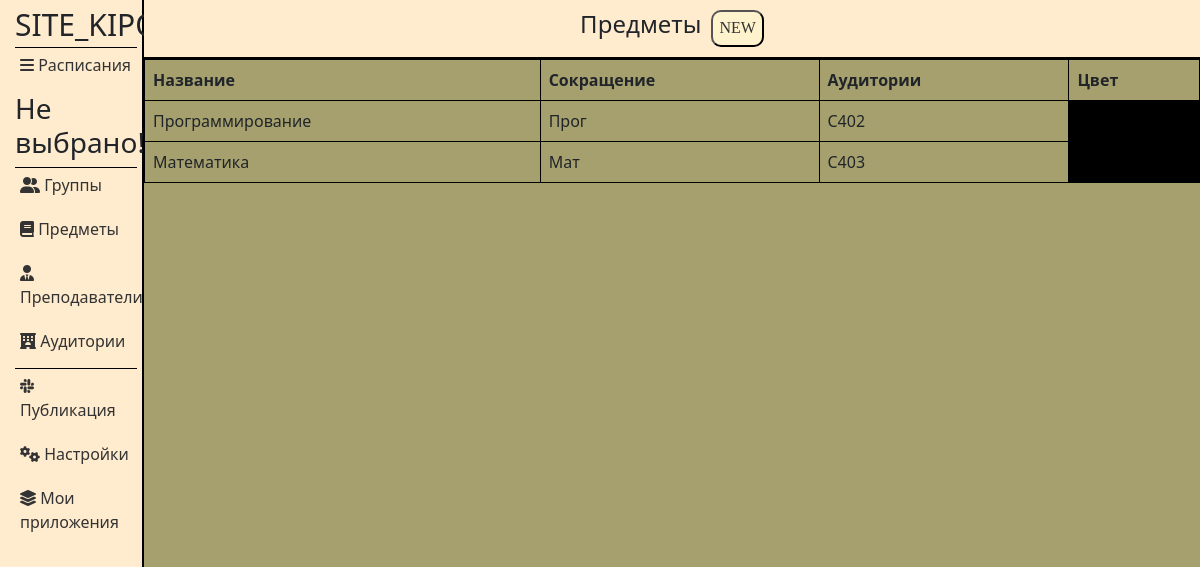
The page /applications/12/subjects/ on the database its author committed.
### applications/models.py (models this page shows, shortened)
class Subjects(models.Model):
    title = models.CharField('Название', max_length=50)
    abbreviation = models.CharField('Сокращение', max_length=50)
    cabinets = models.CharField('Аудитории', max_length=50)
    color = models.CharField('Цвет', max_length=50)
    application_id = models.ForeignKey(Applications, on_delete=models.CASCADE, related_name='Subjects')
    class Meta:
        verbose_name = 'Предмет'
        verbose_name_plural = 'Предметы'

### applications/views.py (the view)
def subjects(request, app_id):
    return handle_form(request, app_id, Subjects, SubjectsForm, 'applications/subjects.html')

### applications/models.py (called while the page is built)
    def __str__(self):
        return self.title

### applications/views.py (called while the page is built)
def find_week_title(request):
    week_title = None
    if request.COOKIES.get('selectedElementId'):
        sched_id = request.COOKIES.get('selectedElementId')
        sched_instance = Schedules.objects.get(id=sched_id)
        week_title = sched_instance.title
    else:
        week_title = 'Не выбрано!'
    return week_title

### applications/templates/applications/subjects.html (shortened to what this page needs)
{% extends 'applications/layout.html' %}
{% load static %}
{% block content %}
<div class="features">
    <header>
        <h1>Предметы</h1>
        <button class="popup-btn" id="open_pop_up">NEW</button>
    </header>
    <table class="table">
    <thead>
        <tr>
            <th>Название</th>
            <th>Сокращение</th>
            <th>Аудитории</th>
            <th>Цвет</th>
        </tr>
    </thead>
    <tbody>
        {% for el in groups %}
        <tr>
            <td>{{ el.title }}</td>
            <td>{{ el.abbreviation }}</td>
            <td>{{ el.cabinets }}</td>
            <td style="background-color:{{ el.color }}"></td>
        </tr>
        {% endfor %}
    </tbody>
</table>
</div>
{% endblock %}

### applications/static/applications/css/main.css (style rules this page uses)
:root { --main-background: #a5a06e; --second-background: blanchedalmond; --border: black; --text: #333; --popup-background: rgba(0,0,0,0.8); --white: #fff3cd; --output-background-color: transparent; --table-border-color: black; }
header { display: flex; justify-content: center; background-color: var(--second-background); padding: 10px 0px 10px 0px; border-bottom: 2px solid var(--border); }
body { display: flex; background-color: var(--main-background); }
.features { width: 100%; }
h1 { font-size: 1.5rem; }
.popup-btn { text-align: center; font-family: Monserrat; background-color: #fff3cd; border-radius: 10px; border-color: var(--border); text-decoration: none; font-weight: 500; color: var(--text); }
button#open_pop_up { margin-left: 10px; }
.table>:not(caption)>*>* { padding: 0.5rem 0.5rem; background-color: var(--bs-table-bg); border: 1px solid black; box-shadow: inset 0 0 0 9999px var(--bs-table-accent-bg); }
table.table { width: 100%; margin: auto; }

### rows shown on the page
Subjects: title "Программирование", abbreviation "Прог", cabinets "С402"
Subjects: title "Математика", abbreviation "Мат", cabinets "С403"

### other values the page prints
{{ title }} "Не выбрано!"
